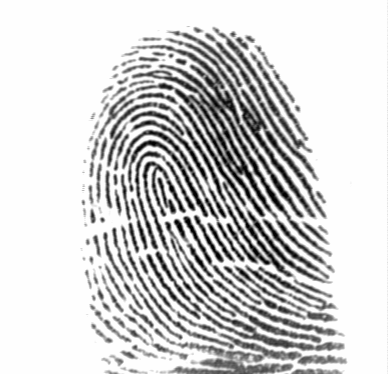
%> input picture myworkspace/picture_analyse_big1/FTIR.bmp, 388 x 374 px
$ octave --eval "result = gradients(imread('FTIR.bmp'));"   (GNU Octave 9; MATLAB toolbox functions it lacks are replaced by stand-ins)
%> lines starting %> are read from the running program, lines starting %| are printed output that depends on the picture
function output  = gradients(img)
    %定义sobel算子模板
    %卷积模板
    hx = [1,0,-1;2,0,-2;1,0,-1];
    hy =hx';
    %计算水平方向的梯度,得到每个像素的水平梯度和竖直梯度
    gradx = filter2(hx,img,'same');
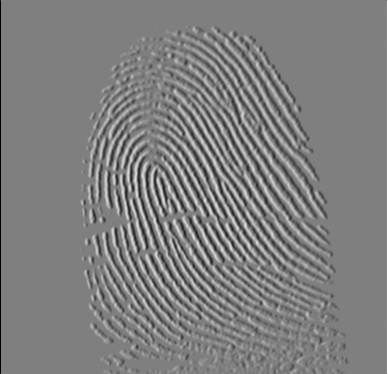
%> gradx: size 374x388 double; min -1016, max 1016, mean 0.2; drawn with min black and max white
    grady = filter2(hy,img,'same');
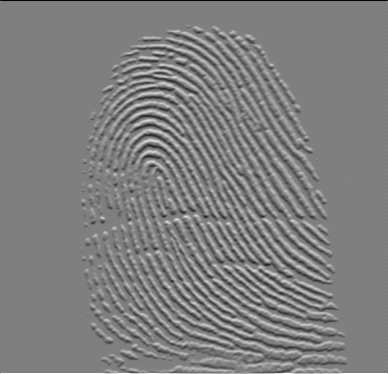
%> grady: size 374x388 double; min -1016, max 1016, mean 0.6; drawn with min black and max white
    %估算中心方向
    gradxx = gradx.^2;
    gradyy = grady.^2;
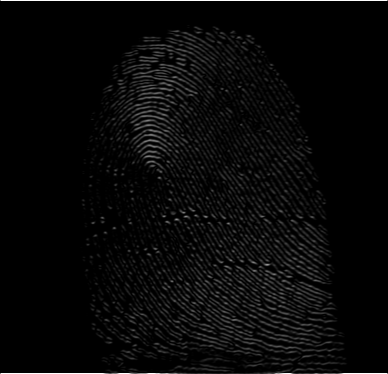
%> gradyy: size 374x388 double; min 0, max 1032256, mean 34351.5; drawn with min black and max white
    gradxy = gradx.*grady;
    %高斯滤波
    filter_1 = fspecial('gaussian',14,3);
    gradxx = filter2(filter_1,gradxx);
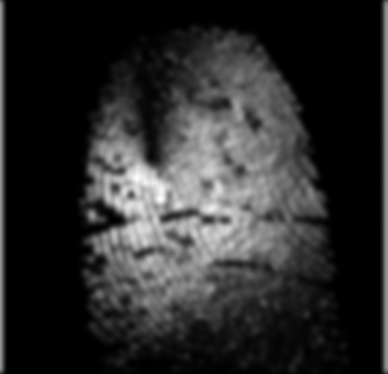
%> gradxx: size 374x388 double; min 0, max 242886.2, mean 42352.6; drawn with min black and max white
    gradyy = filter2(filter_1,gradyy);
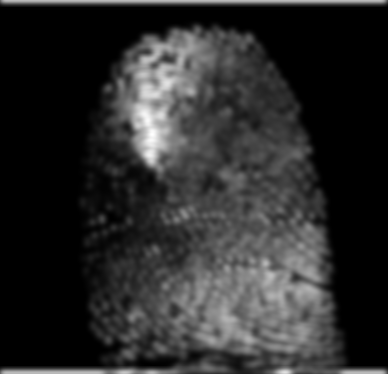
%> gradyy: size 374x388 double; min 0, max 189459.5, mean 32283.9; drawn with min black and max white
    gradxy = 2*filter2(filter_1,gradxy);
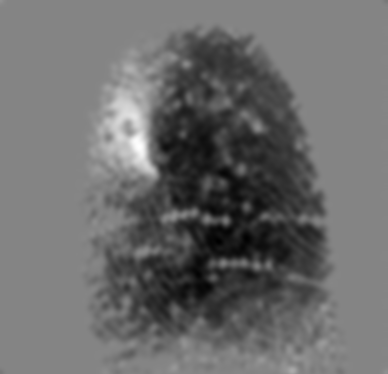
%> gradxy: size 374x388 double; min -219826, max 201732.7, mean -39461.6; drawn with min black and max white

    %角度 +eps是防止出现0情况
    output =0.5*atan2(gradxy,(gradxx-gradyy+eps))+0.5*pi;
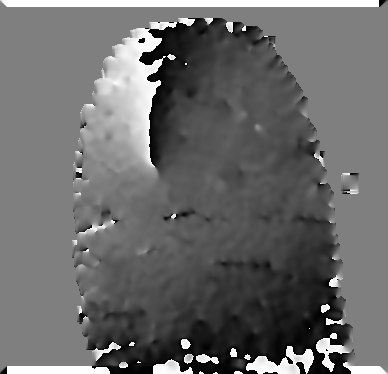
%> output: size 374x388 double; min 1.48e-08, max 3.14, mean 1.32; drawn with min black and max white
end

$ run again, on myworkspace/picture_analyse_big1/latent.bmp
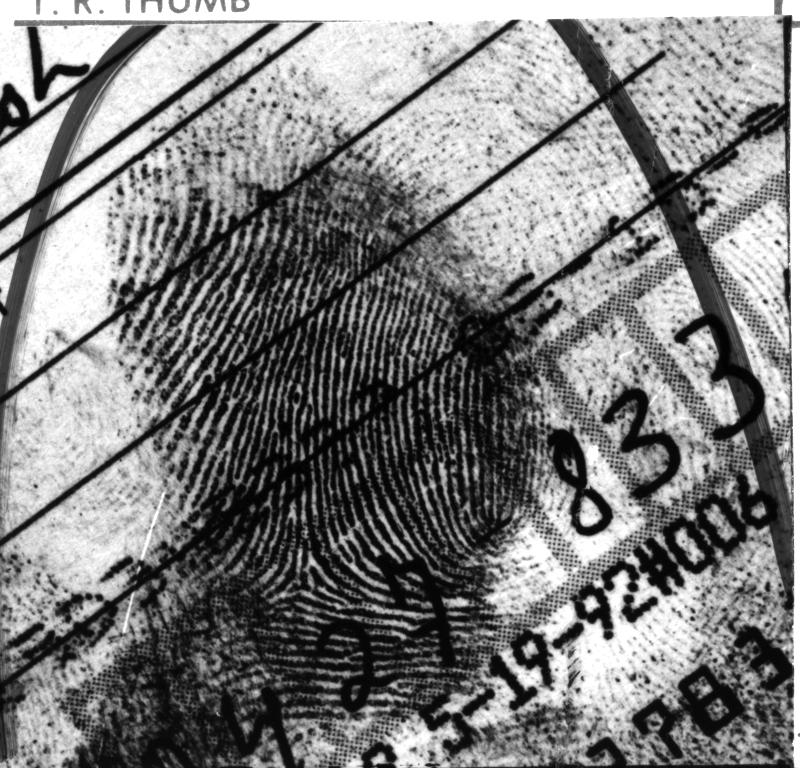
%> input picture myworkspace/picture_analyse_big1/latent.bmp, 800 x 768 px
%> in gradients, `gradxy = 2*filter2(filter_1,gradxy);`:
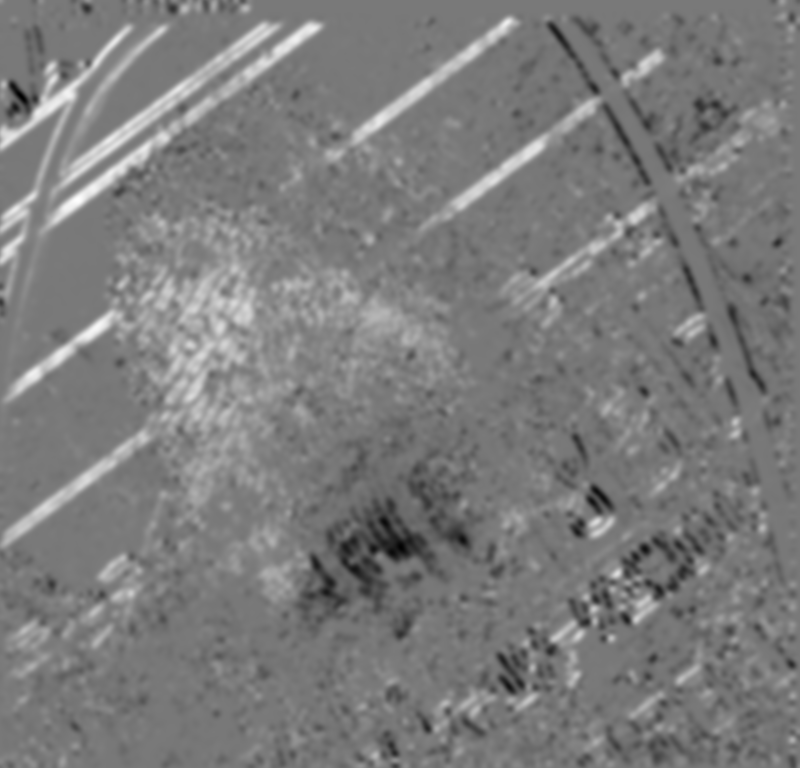
%> gradxy: size 768x800 double; min -104982.8, max 116221.7, mean 2826; drawn with min black and max white
%> in gradients, `output =0.5*atan2(gradxy,(gradxx-gradyy+eps))+0.5*pi;`:
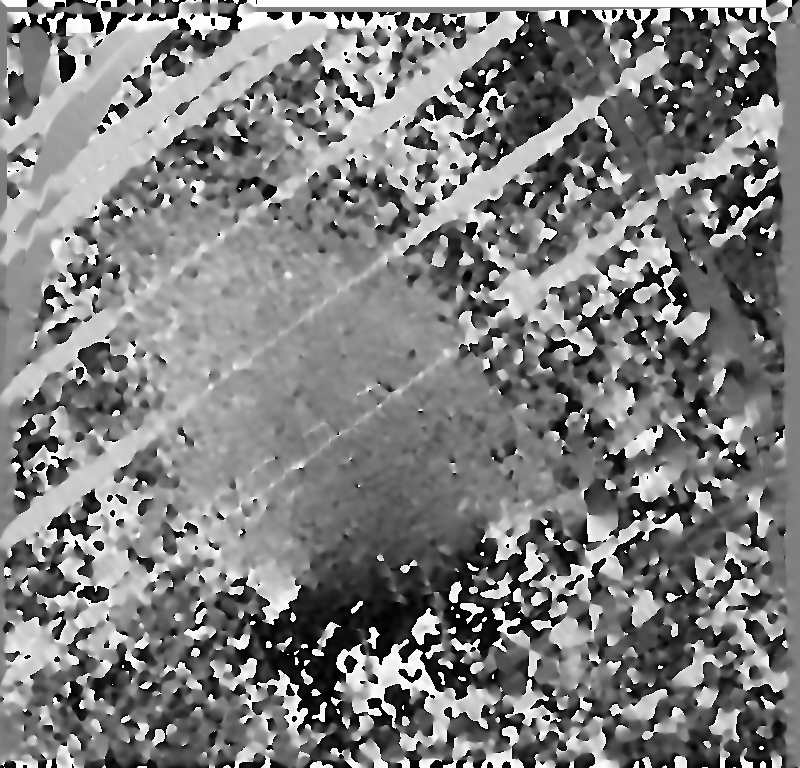
%> output: size 768x800 double; min 1.21e-09, max 3.14, mean 1.56; drawn with min black and max white
